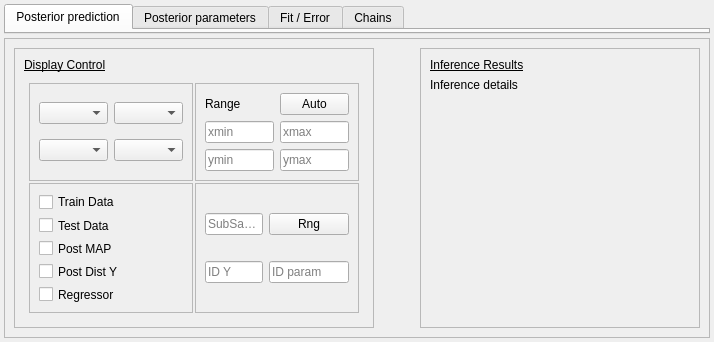
     <widget class="QWidget" name="displayPanel" native="true">
      <property name="sizePolicy">
       <sizepolicy hsizetype="Expanding" vsizetype="Preferred">
        <horstretch>0</horstretch>
        <verstretch>0</verstretch>
       </sizepolicy>
      </property>
      <property name="minimumSize">
       <size>
        <width>300</width>
        <height>0</height>
       </size>
      </property>
      <property name="maximumSize">
       <size>
        <width>16777215</width>
        <height>16777215</height>
       </size>
      </property>
      <property name="styleSheet">
       <string notr="true"/>
      </property>
      <layout class="QVBoxLayout" name="layoutPanel">
       <property name="spacing">
        <number>4</number>
       </property>
       <property name="leftMargin">
        <number>4</number>
       </property>
       <property name="topMargin">
        <number>4</number>
       </property>
       <property name="rightMargin">
        <number>4</number>
       </property>
       <property name="bottomMargin">
        <number>4</number>
       </property>
       <item>
        <widget class="QTabWidget" name="tabViewPanel">
         <property name="sizePolicy">
          <sizepolicy hsizetype="Preferred" vsizetype="Expanding">
           <horstretch>0</horstretch>
           <verstretch>0</verstretch>
          </sizepolicy>
         </property>
         <property name="minimumSize">
          <size>
           <width>0</width>
           <height>0</height>
          </size>
         </property>
         <property name="layoutDirection">
          <enum>Qt::LeftToRight</enum>
         </property>
         <property name="styleSheet">
          <string notr="true"/>
         </property>
         <property name="currentIndex">
          <number>0</number>
         </property>
         <widget class="QWidget" name="tab">
          <property name="styleSheet">
           <string notr="true"/>
          </property>
          <attribute name="title">
           <string>Posterior prediction</string>
          </attribute>
         </widget>
         <widget class="QWidget" name="tab_2">
          <property name="styleSheet">
           <string notr="true"/>
          </property>
          <attribute name="title">
           <string>Posterior parameters</string>
          </attribute>
         </widget>
         <widget class="QWidget" name="tab_3">
          <property name="styleSheet">
           <string notr="true"/>
          </property>
          <attribute name="title">
           <string>Fit / Error</string>
          </attribute>
         </widget>
         <widget class="QWidget" name="tab_4">
          <property name="styleSheet">
           <string notr="true"/>
          </property>
          <attribute name="title">
           <string>Chains</string>
          </attribute>
         </widget>
        </widget>
       </item>
       <item>
        <widget class="QFrame" name="subDisplayPanel">
         <property name="sizePolicy">
          <sizepolicy hsizetype="Preferred" vsizetype="Preferred">
           <horstretch>0</horstretch>
           <verstretch>0</verstretch>
          </sizepolicy>
         </property>
         <property name="minimumSize">
          <size>
           <width>0</width>
           <height>220</height>
          </size>
         </property>
         <property name="maximumSize">
          <size>
           <width>16777215</width>
           <height>300</height>
          </size>
         </property>
         <property name="baseSize">
          <size>
           <width>0</width>
           <height>0</height>
          </size>
         </property>
         <property name="frameShape">
          <enum>QFrame::StyledPanel</enum>
         </property>
         <property name="frameShadow">
          <enum>QFrame::Plain</enum>
         </property>
         <layout class="QHBoxLayout" name="layoutDisplaySubPanel">
          <item>
           <widget class="QFrame" name="displayControl">
            <property name="sizePolicy">
             <sizepolicy hsizetype="Preferred" vsizetype="Preferred">
              <horstretch>0</horstretch>
              <verstretch>0</verstretch>
             </sizepolicy>
            </property>
            <property name="minimumSize">
             <size>
              <width>360</width>
              <height>0</height>
             </size>
            </property>
            <property name="maximumSize">
             <size>
              <width>320</width>
              <height>16777215</height>
             </size>
            </property>
            <property name="frameShape">
             <enum>QFrame::StyledPanel</enum>
            </property>
            <property name="frameShadow">
             <enum>QFrame::Raised</enum>
            </property>
            <layout class="QVBoxLayout" name="layoutDisplayControl">
             <item>
              <widget class="QLabel" name="labelDisplay">
               <property name="maximumSize">
                <size>
                 <width>16777215</width>
                 <height>20</height>
                </size>
               </property>
               <property name="styleSheet">
                <string notr="true">text-decoration: underline;
font: 9pt &quot;Sans Serif&quot;;</string>
               </property>
               <property name="text">
                <string>Display Control</string>
               </property>
              </widget>
             </item>
             <item>
              <widget class="QWidget" name="displayFineControl" native="true">
               <layout class="QGridLayout" name="layoutDisplayFineControl">
                <property name="leftMargin">
                 <number>5</number>
                </property>
                <property name="topMargin">
                 <number>5</number>
                </property>
                <property name="rightMargin">
                 <number>5</number>
                </property>
                <property name="bottomMargin">
                 <number>5</number>
                </property>
                <property name="spacing">
                 <number>2</number>
                </property>
                <item row="1" column="0">
                 <widget class="QFrame" name="legendSelectPanel">
                  <property name="sizePolicy">
                   <sizepolicy hsizetype="Expanding" vsizetype="Preferred">
                    <horstretch>0</horstretch>
                    <verstretch>0</verstretch>
                   </sizepolicy>
                  </property>
                  <property name="frameShape">
                   <enum>QFrame::StyledPanel</enum>
                  </property>
                  <property name="frameShadow">
                   <enum>QFrame::Raised</enum>
                  </property>
                  <layout class="QVBoxLayout" name="layoutControlVert1">
                   <item>
                    <widget class="QCheckBox" name="checkLegend1">
                     <property name="text">
                      <string>Train Data</string>
                     </property>
                    </widget>
                   </item>
                   <item>
                    <widget class="QCheckBox" name="checkLegend2">
                     <property name="text">
                      <string>Test Data</string>
                     </property>
                    </widget>
                   </item>
                   <item>
                    <widget class="QCheckBox" name="checkLegend3">
                     <property name="text">
                      <string>Post MAP</string>
                     </property>
                    </widget>
                   </item>
                   <item>
                    <widget class="QCheckBox" name="checkLegend4">
                     <property name="text">
                      <string>Post Dist Y</string>
                     </property>
                    </widget>
                   </item>
                   <item>
                    <widget class="QCheckBox" name="checkLegend5">
                     <property name="text">
                      <string>Regressor</string>
                     </property>
                    </widget>
                   </item>
                  </layout>
                 </widget>
                </item>
                <item row="0" column="1">
                 <widget class="QFrame" name="rangeSelectionPanel">
                  <property name="frameShape">
                   <enum>QFrame::StyledPanel</enum>
                  </property>
                  <property name="frameShadow">
                   <enum>QFrame::Raised</enum>
                  </property>
                  <layout class="QGridLayout" name="layoutControlGrid2">
                   <item row="1" column="1">
                    <widget class="QLineEdit" name="lineEdXmax">
                     <property name="sizePolicy">
                      <sizepolicy hsizetype="Fixed" vsizetype="Fixed">
                       <horstretch>0</horstretch>
                       <verstretch>0</verstretch>
                      </sizepolicy>
                     </property>
                     <property name="maximumSize">
                      <size>
                       <width>80</width>
                       <height>16777215</height>
                      </size>
                     </property>
                     <property name="placeholderText">
                      <string>xmax</string>
                     </property>
                    </widget>
                   </item>
                   <item row="0" column="1">
                    <widget class="QPushButton" name="pushAutoRange">
                     <property name="text">
                      <string>Auto</string>
                     </property>
                    </widget>
                   </item>
                   <item row="0" column="0">
                    <widget class="QLabel" name="labelRange">
                     <property name="text">
                      <string>Range</string>
                     </property>
                    </widget>
                   </item>
                   <item row="1" column="0">
                    <widget class="QLineEdit" name="lineEdXmin">
                     <property name="sizePolicy">
                      <sizepolicy hsizetype="Fixed" vsizetype="Fixed">
                       <horstretch>0</horstretch>
                       <verstretch>0</verstretch>
                      </sizepolicy>
                     </property>
                     <property name="maximumSize">
                      <size>
                       <width>80</width>
                       <height>16777215</height>
                      </size>
                     </property>
                     <property name="placeholderText">
                      <string>xmin</string>
                     </property>
                    </widget>
                   </item>
                   <item row="2" column="0">
                    <widget class="QLineEdit" name="lineEdYmin">
                     <property name="sizePolicy">
                      <sizepolicy hsizetype="Fixed" vsizetype="Fixed">
                       <horstretch>0</horstretch>
                       <verstretch>0</verstretch>
                      </sizepolicy>
                     </property>
                     <property name="maximumSize">
                      <size>
                       <width>80</width>
                       <height>16777215</height>
                      </size>
                     </property>
                     <property name="placeholderText">
                      <string>ymin</string>
                     </property>
                    </widget>
                   </item>
                   <item row="2" column="1">
                    <widget class="QLineEdit" name="lineEdYmax">
                     <property name="sizePolicy">
                      <sizepolicy hsizetype="Fixed" vsizetype="Fixed">
                       <horstretch>0</horstretch>
                       <verstretch>0</verstretch>
                      </sizepolicy>
                     </property>
                     <property name="maximumSize">
                      <size>
                       <width>80</width>
                       <height>16777215</height>
                      </size>
                     </property>
                     <property name="placeholderText">
                      <string>ymax</string>
                     </property>
                    </widget>
                   </item>
                  </layout>
                 </widget>
                </item>
                <item row="1" column="1">
                 <widget class="QFrame" name="subVisuPanel">
                  <property name="frameShape">
                   <enum>QFrame::StyledPanel</enum>
                  </property>
                  <property name="frameShadow">
                   <enum>QFrame::Raised</enum>
                  </property>
                  <layout class="QGridLayout" name="layoutControlGrid3">
                   <item row="0" column="0">
                    <widget class="QLineEdit" name="lineEdSubSampVisu">
                     <property name="maximumSize">
                      <size>
                       <width>80</width>
                       <height>16777215</height>
                      </size>
                     </property>
                     <property name="placeholderText">
                      <string>SubSamp</string>
                     </property>
                    </widget>
                   </item>
                   <item row="1" column="0">
                    <widget class="QLineEdit" name="lineEdIDSelY">
                     <property name="placeholderText">
                      <string>ID Y</string>
                     </property>
                    </widget>
                   </item>
                   <item row="1" column="1">
                    <widget class="QLineEdit" name="lineEdIDSelPar">
                     <property name="placeholderText">
                      <string>ID param</string>
                     </property>
                    </widget>
                   </item>
                   <item row="0" column="1">
                    <widget class="QPushButton" name="pushAutoSubSamp">
                     <property name="maximumSize">
                      <size>
                       <width>16777215</width>
                       <height>16777215</height>
                      </size>
                     </property>
                     <property name="text">
                      <string>Rng</string>
                     </property>
                    </widget>
                   </item>
                  </layout>
                 </widget>
                </item>
                <item row="0" column="0">
                 <widget class="QFrame" name="dimensionSelectionPanel">
                  <property name="sizePolicy">
                   <sizepolicy hsizetype="Expanding" vsizetype="Preferred">
                    <horstretch>0</horstretch>
                    <verstretch>0</verstretch>
                   </sizepolicy>
                  </property>
                  <property name="frameShape">
                   <enum>QFrame::StyledPanel</enum>
                  </property>
                  <property name="frameShadow">
                   <enum>QFrame::Raised</enum>
                  </property>
                  <layout class="QGridLayout" name="layoutControlGrid1">
                   <item row="0" column="0">
                    <widget class="QComboBox" name="selectDimR">
                     <property name="currentIndex">
                      <number>-1</number>
                     </property>
                     <property name="placeholderText">
                      <string>Dim X</string>
                     </property>
                    </widget>
                   </item>
                   <item row="1" column="1">
                    <widget class="QComboBox" name="selectDim2">
                     <property name="placeholderText">
                      <string>Scatter2</string>
                     </property>
                    </widget>
                   </item>
                   <item row="0" column="1">
                    <widget class="QComboBox" name="selectDimP">
                     <property name="placeholderText">
                      <string>Grid</string>
                     </property>
                    </widget>
                   </item>
                   <item row="1" column="0">
                    <widget class="QComboBox" name="selectDim1">
                     <property name="placeholderText">
                      <string>Scatter1</string>
                     </property>
                    </widget>
                   </item>
                  </layout>
                 </widget>
                </item>
               </layout>
              </widget>
             </item>
            </layout>
           </widget>
          </item>
          <item>
           <spacer name="horizontalSpacer">
            <property name="orientation">
             <enum>Qt::Horizontal</enum>
            </property>
            <property name="sizeHint" stdset="0">
             <size>
              <width>40</width>
              <height>20</height>
             </size>
            </property>
           </spacer>
          </item>
          <item>
           <widget class="QFrame" name="inferenceView">
            <property name="sizePolicy">
             <sizepolicy hsizetype="MinimumExpanding" vsizetype="Preferred">
              <horstretch>0</horstretch>
              <verstretch>0</verstretch>
             </sizepolicy>
            </property>
            <property name="minimumSize">
             <size>
              <width>280</width>
              <height>0</height>
             </size>
            </property>
            <property name="maximumSize">
             <size>
              <width>500</width>
              <height>16777215</height>
             </size>
            </property>
            <property name="layoutDirection">
             <enum>Qt::LeftToRight</enum>
            </property>
            <property name="frameShape">
             <enum>QFrame::StyledPanel</enum>
            </property>
            <property name="frameShadow">
             <enum>QFrame::Raised</enum>
            </property>
            <layout class="QVBoxLayout" name="verticalLayout">
             <item>
              <widget class="QLabel" name="labelResults">
               <property name="styleSheet">
                <string notr="true">text-decoration: underline;
font: 9pt &quot;Sans Serif&quot;;</string>
               </property>
               <property name="text">
                <string>Inference Results</string>
               </property>
              </widget>
             </item>
             <item>
              <widget class="QLabel" name="labelResult1">
               <property name="sizePolicy">
                <sizepolicy hsizetype="Preferred" vsizetype="Expanding">
                 <horstretch>0</horstretch>
                 <verstretch>0</verstretch>
                </sizepolicy>
               </property>
               <property name="styleSheet">
                <string notr="true"/>
               </property>
               <property name="text">
                <string>Inference details</string>
               </property>
               <property name="alignment">
                <set>Qt::AlignLeading|Qt::AlignLeft|Qt::AlignTop</set>
               </property>
              </widget>
             </item>
            </layout>
           </widget>
          </item>
         </layout>
        </widget>
       </item>
      </layout>
     </widget>
